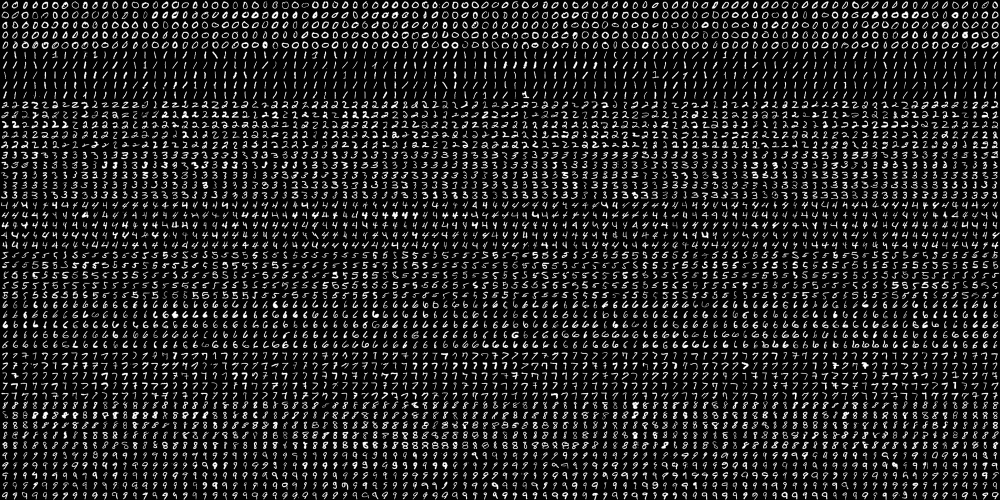
#> input picture openCV/digits.png, 2000 x 1000 px (shown at 1/2 size)
$ jupyter execute 'Ch_8_머신러닝.ipynb'
#> lines starting #> are read from the running program, lines starting #| are printed output that depends on the picture; after the words box and inside, x2 and y2 are one past the last pixel; in counts of white or black regions, pixels touching at a corner belong together; long printed decimals are rounded
# OpenCV 머신러닝

## k-최근접분류 (KNN)

[cell 1]
# cv2.ml.KNearest_create() -> retval

# cv2.ml.KNearest_create.findNearest(samples, k, results, neighborResponses, dist) -> retval, results, neighborResponses, dist
# sample: 입력행렬 (numpy.ndarray.shape = (N,d), dtyoe=numpy.float32)
# k: 사용할 최근접 이웃의 개수, default = 10
# results: Training 결과 행렬
# neighborResponses: 예측에 사용된 k개의 최근접 이웃 클래스 정보행렬
# dist: 입력벡터와 예측에 사용된 k개의 최근접 이웃과의 거리를 저장한 행렬

[cell 2]
import numpy as np
import cv2


# [8 lines left out: function on_k_changed, not called in this run]


def addPoint(x, y, c):
    train.append([x, y])
    label.append([c])


def trainAndDisplay():
    trainData = np.array(train, dtype=np.float32) # dtype=np.float32
    labelData = np.array(label, dtype=np.int32) # dtype=np.int32

    knn.train(trainData, cv2.ml.ROW_SAMPLE, labelData)

    h, w = img.shape[:2]

    for y in range(h):
        for x in range(w):
            sample = np.array([[x, y]]).astype(np.float32)

            ret, _, _, _ = knn.findNearest(sample, k_value) # Class estimation

            ret = int(ret)
            if ret == 0:
                img[y, x] = (128, 128, 255)
            elif ret == 1:
                img[y, x] = (128, 255, 128)
            elif ret == 2:
                img[y, x] = (255, 128, 128)

    for i in range(len(train)):
        x, y = train[i]
        l = label[i][0]

        if l == 0:
            cv2.circle(img, (x, y), 5, (0, 0, 128), -1, cv2.LINE_AA)
        elif l == 1:
            cv2.circle(img, (x, y), 5, (0, 128, 0), -1, cv2.LINE_AA)
        elif l == 2:
            cv2.circle(img, (x, y), 5, (128, 0, 0), -1, cv2.LINE_AA)

    cv2.imshow('knn', img)


# 학습 데이터 & 레이블
train = []
label = []

k_value = 1 # Initial knn
img = np.full((500, 500, 3), 255, np.uint8) # image 생성
knn = cv2.ml.KNearest_create() # KNN 객체 생성

# 랜덤 데이터 생성
NUM = 30
rn = np.zeros((NUM, 2), np.int32)

# (150, 150) 근방의 점은 0번 클래스로 설정
# randn(dst, mean, stddev) -> dst
cv2.randn(rn, 0, 50)

for i in range(NUM):
    addPoint(rn[i, 0] + 150, rn[i, 1] + 150, 0)

# (350, 150) 근방의 점은 1번 클래스로 설정
cv2.randn(rn, 0, 50)
for i in range(NUM):
    addPoint(rn[i, 0] + 350, rn[i, 1] + 150, 1)

# (250, 400) 근방의 점은 2번 클래스로 설정
cv2.randn(rn, 0, 70)
for i in range(NUM):
    addPoint(rn[i, 0] + 250, rn[i, 1] + 400, 2)

# 영상 출력 창 생성 & 트랙바 생성
cv2.namedWindow('knn')
cv2.createTrackbar('k_value', 'knn', 1, 5, on_k_changed)

# KNN 결과 출력
trainAndDisplay()
#> after the loop in trainAndDisplay, `for i in range(len(train)):`:
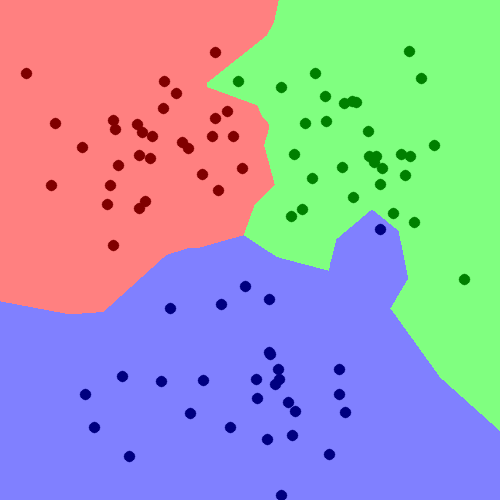
#> img: shape (500, 500, 3); mean of channels 0, 1, 2 177.1, 161, 160.2; drawn as B, G, R

cv2.waitKey()
cv2.destroyAllWindows()

## knn 필기체 숫자 인식

[cell 3]
import sys
import numpy as np
import cv2


oldx, oldy = -1, -1


# [14 lines left out: function on_mouse, not called in this run]


# 학습 & 레이블 행렬 생성

digits = cv2.imread('digits.png', cv2.IMREAD_GRAYSCALE)
#> digits is the input picture: shape (1000, 2000); min 0, max 255, mean 33.8

if digits is None:
    print('Image load failed!')
    sys.exit()

h, w = digits.shape[:2] #
#> h = 1000; w = 2000
# print('h = ', 1000 , 'w =', 2000)

cells = [np.hsplit(row, w//20) for row in np.vsplit(digits, h//20)] # 50 x 100
#> cells = 50 items
cells = np.array(cells) # shape (50, 100, 20, 20)
train_images = cells.reshape(-1, 400).astype(np.float32)
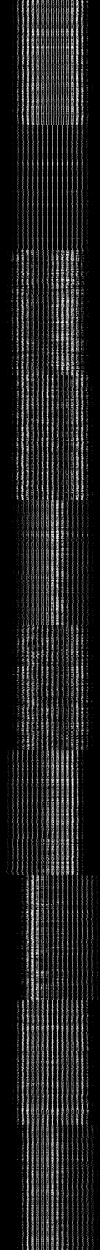
#> train_images: shape (5000, 400) float32 (shown at 1/4 size); min 0, max 255, mean 33.8
train_labels = np.repeat(np.arange(10), len(train_images)/10) #len(train_images)=5000
#> train_labels = 5000 values from 0 to 9

# KNN 학습

knn = cv2.ml.KNearest_create()
knn.train(train_images, cv2.ml.ROW_SAMPLE, train_labels)

# 사용자 입력 영상에 대해 예측

img = np.zeros((400, 400), np.uint8)

cv2.imshow('img', img)
cv2.setMouseCallback('img', on_mouse)

while True:
    key = cv2.waitKey()
#> (key Esc is pressed here)

    if key == 27:
        break
    elif key == ord(' '): # space abar
        test_image = cv2.resize(img, (20, 20), interpolation=cv2.INTER_AREA)
        test_image = test_image.reshape(-1, 400).astype(np.float32)

        ret, _, _, _ = knn.findNearest(test_image, 5)
        print(int(ret))

        img.fill(0)
        cv2.imshow('img', img)

cv2.destroyAllWindows()

## Support vector machine

[cell 4]
# cv2.ml.SVM_create() -> retval

# cv2.ml.SVM_create.setType(type)
    #cv2.ml.SVM_C_SVC -> C

# cv2.ml.SVM_create.setKernel(kernelType)
    # cv2.ml.SVM_LINEAR
    # cv2.ml.SVM_POLY
    # cv2.ml.SVM_RBF

# cv2.ml.SVM_create.trainAuto(samples, layout, responses, kfold=None, ...) -> retval
# samples: Train 행렬
# layout: cv2.ml.ROW_SAMPLE
# responses:

[cell 5]
import sys
import numpy as np
import cv2


trains = np.array([[150, 200], [200, 250],
                   [100, 250], [150, 300],
                   [350, 100], [400, 200],
                   [400, 300], [350, 400]], dtype=np.float32)
labels = np.array([0, 0, 0, 0, 1, 1, 1, 1])

svm = cv2.ml.SVM_create()
svm.setType(cv2.ml.SVM_C_SVC)
svm.setKernel(cv2.ml.SVM_LINEAR)
svm.setKernel(cv2.ml.SVM_RBF)

svm.setC(2.5)
svm.setGamma(0.00001)
svm.train(trains, cv2.ml.ROW_SAMPLE, labels)

# svm.trainAuto(trains, cv2.ml.ROW_SAMPLE, labels)
print('C:', svm.getC())
#| C: 2.5
print('Gamma:', svm.getGamma())
#| Gamma: 1e-05

w, h = 500, 500
img = np.zeros((h, w, 3), dtype=np.uint8)

for y in range(h):
    for x in range(w):
        test = np.array([[x, y]], dtype=np.float32)
        _, res = svm.predict(test)
        ret = int(res[0, 0])

        if ret == 0:
            img[y, x] = (128, 128, 255)  # Red
        else:
            img[y, x] = (128, 255, 128)  # Green
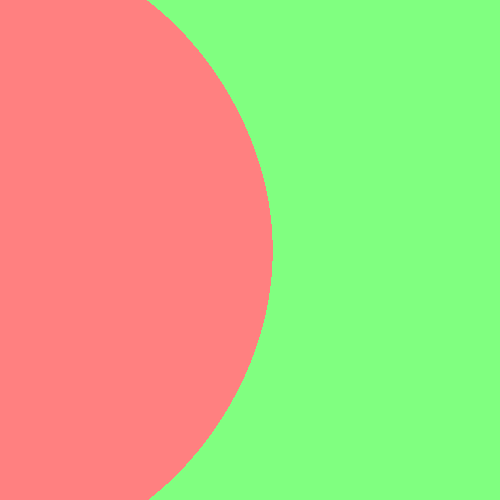
#> img: shape (500, 500, 3); mean of channels 0, 1, 2 128, 195.6, 187.4; drawn as B, G, R

color = [(0, 0, 128), (0, 128, 0)]

for i in range(trains.shape[0]):
    x = int(trains[i, 0])
    y = int(trains[i, 1])
    l = labels[i]

    cv2.circle(img, (x, y), 5, color[l], -1, cv2.LINE_AA)
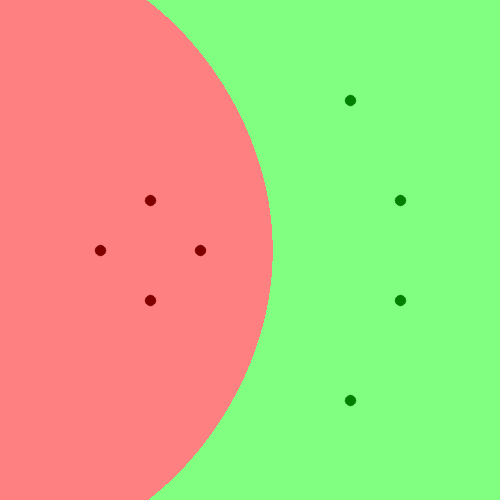
#> img: shape (500, 500, 3); 0.4% of pixels changed, all inside (x1, y1, x2, y2) = (94, 94, 407, 407); drawn as B, G, R

cv2.imshow('svm', img)
cv2.waitKey()
cv2.destroyAllWindows()

[cell 6]
import sys
import numpy as np
import cv2


oldx, oldy = -1, -1


# [14 lines left out: function on_mouse, not called in this run]


# 학습 데이터 & 레이블 행렬 생성

digits = cv2.imread('digits.png', cv2.IMREAD_GRAYSCALE)

if digits is None:
    print('Image load failed!')
    sys.exit()

h, w = digits.shape[:2]
hog = cv2.HOGDescriptor((20, 20), (10, 10), (5, 5), (5, 5), 9)
print('Descriptor Size:', hog.getDescriptorSize())
#| Descriptor Size: 324

cells = [np.hsplit(row, w//20) for row in np.vsplit(digits, h//20)]
cells = np.array(cells)
cells = cells.reshape(-1, 20, 20)  # shape=(5000, 20, 20)

desc = []
for img in cells:
    desc.append(hog.compute(img))
#> after the loop, desc = 5000 items

train_desc = np.array(desc)
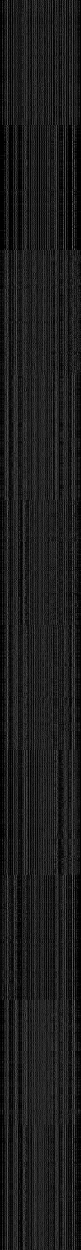
#> train_desc: shape (5000, 324) float32 (shown at 1/4 size); min 0, max 0.995, mean 0.111
train_desc = train_desc.squeeze().astype(np.float32)
train_labels = np.repeat(np.arange(10), len(train_desc)/10)

print('train_desc.shape:', train_desc.shape)
#| train_desc.shape: (5000, 324)
print('train_labels.shape:', train_labels.shape)
#| train_labels.shape: (5000,)

# SVM 학습

svm = cv2.ml.SVM_create()
svm.setType(cv2.ml.SVM_C_SVC)
svm.setKernel(cv2.ml.SVM_RBF)

## Chosen by train.auto
svm.setC(2.5)
svm.setGamma(0.5062)

svm.train(train_desc, cv2.ml.ROW_SAMPLE, train_labels)
svm.save('svmdigits.yml')

# 사용자 입력 영상에 대해 예측

img = np.zeros((400, 400), np.uint8)

cv2.imshow('img', img)
cv2.setMouseCallback('img', on_mouse)

while True:
    key = cv2.waitKey()
#> (key Esc is pressed here)

    if key == 27:
        break
    elif key == ord(' '):
        test_image = cv2.resize(img, (20, 20), interpolation=cv2.INTER_AREA)
        test_desc = hog.compute(test_image).T

        _, res = svm.predict(test_desc)
        print(int(res[0, 0]))

        img.fill(0)
        cv2.imshow('img', img)

cv2.destroyAllWindows()

## SVM using Yml data

[cell 7]
import sys
import numpy as np
import cv2


oldx, oldy = -1, -1


# [14 lines left out: function on_mouse, not called in this run]


# 학습 데이터 & 레이블 행렬 생성

digits = cv2.imread('digits.png', cv2.IMREAD_GRAYSCALE)

if digits is None:
    print('Image load failed!')
    sys.exit()

h, w = digits.shape[:2]
hog = cv2.HOGDescriptor((20, 20), (10, 10), (5, 5), (5, 5), 9)
print('Descriptor Size:', hog.getDescriptorSize())
#| Descriptor Size: 324

cells = [np.hsplit(row, w//20) for row in np.vsplit(digits, h//20)]
cells = np.array(cells)
cells = cells.reshape(-1, 20, 20)  # shape=(5000, 20, 20)

desc = []
for img in cells:
    desc.append(hog.compute(img))

train_desc = np.array(desc) # (5000, 324, 1)
train_desc = train_desc.squeeze().astype(np.float32)
train_labels = np.repeat(np.arange(10), len(train_desc)/10)

# 학습된 SVM 모델 불러오기

svm = cv2.ml.SVM_load('svmdigits.yml')

if svm.empty():
    print('SVM load failed!')
    sys.exit()

# 사용자 입력 영상에 대해 예측

img = np.zeros((400, 400), np.uint8)

cv2.imshow('img', img)
cv2.setMouseCallback('img', on_mouse)

while True:
    key = cv2.waitKey()
#> (key Esc is pressed here)

    if key == 27:
        break
    elif key == ord(' '):
        test_image = cv2.resize(img, (20, 20), interpolation=cv2.INTER_AREA)
        test_desc = hog.compute(test_image).T # Transpose

        _, res = svm.predict(test_desc)
        print(int(res[0, 0]))

        img.fill(0)
        cv2.imshow('img', img)

cv2.destroyAllWindows()

## 숫자 영상 정규화

[cell 8]
import sys
import numpy as np
import cv2


oldx, oldy = -1, -1


# [14 lines left out: function on_mouse, not called in this run]


def norm_digit(img):
    m = cv2.moments(img)
    cx = m['m10'] / m['m00'] # mean of x
    cy = m['m01'] / m['m00'] # mean of y
    print("cx=", cx, "cy=", cy)
    h, w = img.shape[:2]
    aff = np.array([[1, 0, w/2 - cx], [0, 1, h/2 - cy]], dtype=np.float32)
    dst = cv2.warpAffine(img, aff, (0, 0))
    return dst


# 학습 데이터 & 레이블 행렬 생성

digits = cv2.imread('digits.png', cv2.IMREAD_GRAYSCALE)

if digits is None:
    print('Image load failed!')
    sys.exit()

h, w = digits.shape[:2]
hog = cv2.HOGDescriptor((20, 20), (10, 10), (5, 5), (5, 5), 9)
print('Descriptor Size:', hog.getDescriptorSize())
#| Descriptor Size: 324

cells = [np.hsplit(row, w//20) for row in np.vsplit(digits, h//20)]
cells = np.array(cells)
cells = cells.reshape(-1, 20, 20)  # shape=(5000, 20, 20)

desc = []
for img in cells:
    img = norm_digit(img)
    desc.append(hog.compute(img))
#> this loop made 5000 passes
#> (cx in norm_digit, cy in norm_digit, aff in norm_digit) on passes 1 to 3: (9.95, 9.55, [[1, 0, 0.0532], [0, 1, 0.451]]), (9.84, 9.65, [[1, 0, 0.164], [0, 1, 0.353]]), (10.21, 10.06, [[1, 0, -0.21], [0, 1, -0.0562]])
#| cx= 9.947 cy= 9.549
#| cx= 9.836 cy= 9.647
#| cx= 10.210 cy= 10.056
#| cx= 9.969 cy= 9.898
#| cx= 9.754 cy= 10.067
#| cx= 9.959 cy= 9.987
#| cx= 9.557 cy= 10.217
#| cx= 10.108 cy= 9.598
#> (further printed lines are left out)
#> pass 1, in norm_digit, `dst = cv2.warpAffine(img, aff, (0, 0))`:
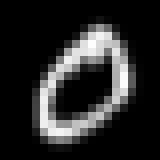
#> dst: shape (20, 20) (shown 8 times larger); min 0, max 253, mean 40.1

train_desc = np.array(desc)
train_desc = train_desc.squeeze().astype(np.float32)
train_labels = np.repeat(np.arange(10), len(train_desc)/10)

# SVM 학습

svm = cv2.ml.SVM_create()
svm.setType(cv2.ml.SVM_C_SVC)
svm.setKernel(cv2.ml.SVM_RBF)
svm.setC(2.5)
svm.setGamma(0.50625)

svm.train(train_desc, cv2.ml.ROW_SAMPLE, train_labels)
#svm.save('svmdigits.yml')

# 사용자 입력 영상에 대해 예측

img = np.zeros((400, 400), np.uint8)

cv2.imshow('img', img)
cv2.setMouseCallback('img', on_mouse)

while True:
    key = cv2.waitKey()
#> (key Esc is pressed here)

    if key == 27:
        break
    elif key == ord(' '):
        test_image = cv2.resize(img, (20, 20), interpolation=cv2.INTER_AREA)
        test_image = norm_digit(test_image)
        test_desc = hog.compute(test_image).T

        print(int(res[0, 0]))

        img.fill(0)
        cv2.imshow('img', img)

cv2.destroyAllWindows()

## K-means clustering

[cell 9]
# cv2.kmeans(data, K, bestLabels, criteria, attempts, flags, centers) -> retval, bestLabels, centers
# data: Training data matrix
# K: cluster 수
# bestLabels: None
# criteria: 종료기준
# attempts: 반복실행 횟수
# flags: 초기 중앙값 설정 방법
# centers: 군집중심행렬(np.ndarray.shape(N,d), dtype = np.float32)

[cell 10]
import sys
import numpy as np
import cv2


# 입력 영상 불러오기
src = cv2.imread('flowers.jpg')
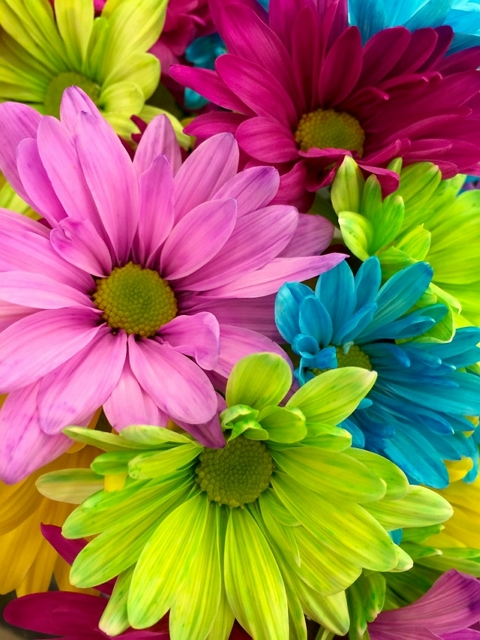
#> input picture openCV/flowers.jpg, 480 x 640 px
#> src is the input picture: shape (640, 480, 3); mean B, G, R 83.5, 120.5, 151.4

if src is None:
    print('Image load failed')
    sys.exit()

# 차원 변환 & np.float32 자료형 변환
data = src.reshape((-1, 3)).astype(np.float32)

# K-means 알고리즘
criteria = (cv2.TERM_CRITERIA_EPS|cv2.TERM_CRITERIA_MAX_ITER, 10, 1.0)
#> criteria = (3, 10, 1)

for K in range(2, 9):
    print('K:', K)
    ret, label, center = cv2.kmeans(data, K, None, criteria, 10,
                                    cv2.KMEANS_RANDOM_CENTERS)

    # 군집화 결과를 이용하여 출력 영상 생성
    center = np.uint8(center)
    dst = center[label.flatten()]  # 각 픽셀을 K개 군집 중심 색상으로 치환
    dst = dst.reshape((src.shape))

    cv2.imshow('src', src)
    cv2.imshow('dst', dst)
    cv2.waitKey()
#> this loop made 7 passes
#> ret on passes 3 to 7: 1.14e+09, 861986028.7, 685115525.2, 585588398.2, 506929110.7
#> ret on passes 1 to 2: 3.31e+09, 1.87e+09
#> pass 1, `dst = dst.reshape((src.shape))`:
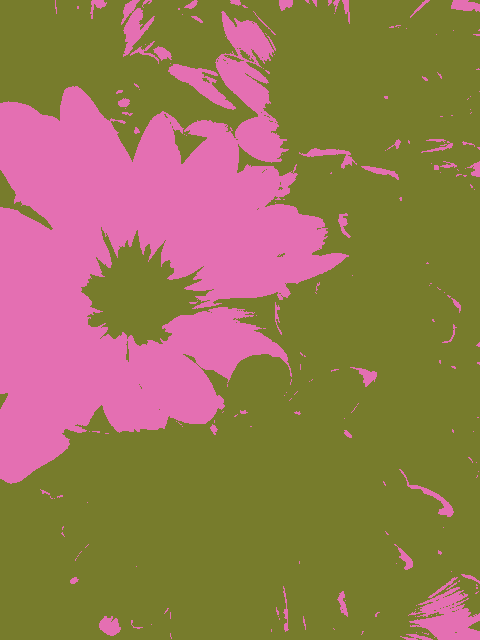
#> dst: shape (640, 480, 3); mean B, G, R 83.2, 120.2, 150.9
#> pass 2, `dst = dst.reshape((src.shape))`:
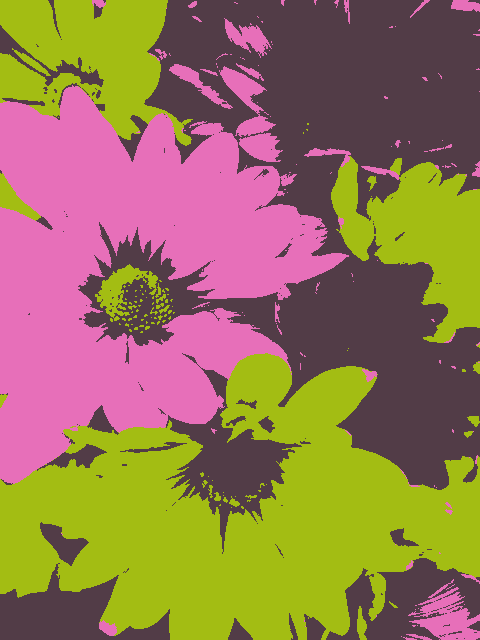
#> dst: shape (640, 480, 3); mean B, G, R 82.8, 119.8, 150.8
#> pass 3, `dst = dst.reshape((src.shape))`:
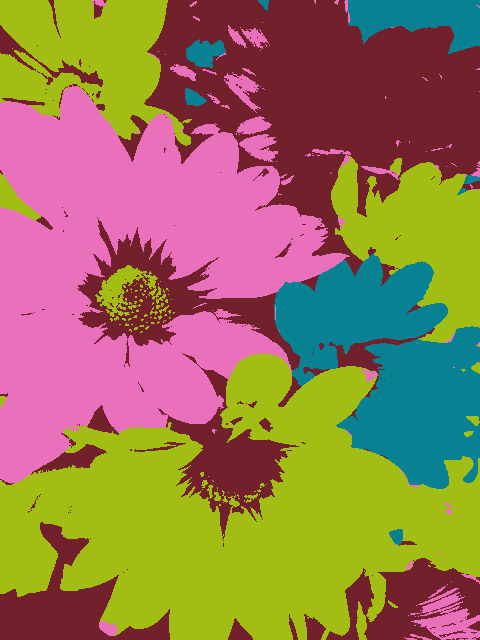
#> dst: shape (640, 480, 3); mean B, G, R 82.9, 120.1, 150.7

cv2.destroyAllWindows()
